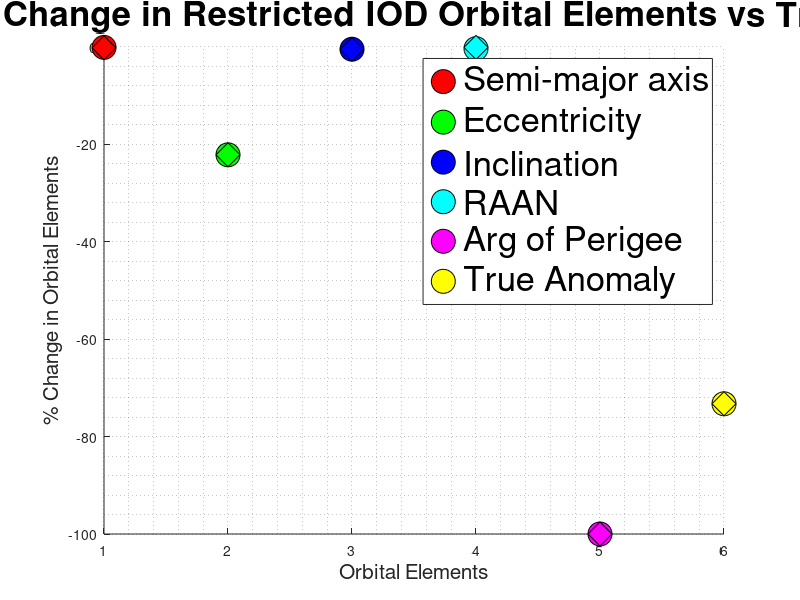

Write the MATLAB code that produced this figure. (Note: this script raises an error after producing the figure.)
close all;clear;clc


load('RIOD_5min.mat');
load('RIOD_15min.mat')
load('Gibbs_5min.mat')
load('Gibbs_15min.mat')

size = 300;


a = figure(1);
hold on
grid minor

% [a,ecc,incl,RAAN,argp,nu]

scatter(1,RIOD_5min(1), size,'r', 'filled', 'MarkerEdgeColor', 'k')
scatter(2,RIOD_5min(2), size,'g', 'filled', 'MarkerEdgeColor', 'k')
scatter(3,RIOD_5min(3), size,'b', 'filled', 'MarkerEdgeColor', 'k')
scatter(4,RIOD_5min(4), size,'c', 'filled', 'MarkerEdgeColor', 'k')
scatter(5,RIOD_5min(5), size,'m', 'filled', 'MarkerEdgeColor', 'k')
scatter(6,RIOD_5min(6), size,'y', 'filled', 'MarkerEdgeColor', 'k')

scatter(1,RIOD_15min(1), size,'r', 'd', 'filled', 'MarkerEdgeColor', 'k')
scatter(2,RIOD_15min(2), size,'g', 'd', 'filled', 'MarkerEdgeColor', 'k')
scatter(3,RIOD_15min(3), size,'b', 'd', 'filled', 'MarkerEdgeColor', 'k')
scatter(4,RIOD_15min(4), size,'c', 'd', 'filled', 'MarkerEdgeColor', 'k')
scatter(5,RIOD_15min(5), size,'m', 'd', 'filled', 'MarkerEdgeColor', 'k')
scatter(6,RIOD_15min(6), size,'y', 'd', 'filled', 'MarkerEdgeColor', 'k')

xlabel('Orbital Elements','FontSize',15)
ylabel('% Change in Orbital Elements','FontSize',15)
title('% Change in Restricted IOD Orbital Elements vs Truth','FontSize',25)
legend('Semi-major axis','Eccentricity','Inclination','RAAN','Arg of Perigee','True Anomaly','FontSize',25)
% axis([0.5 3.5 -0.2 0.6])

a.Position = [100 100 1000 1000];

b = figure(2);
hold on
grid minor
scatter(1,Gibbs_5min(1), size,'r', 'filled', 'MarkerEdgeColor', 'k')
scatter(2,Gibbs_5min(2), size,'g', 'filled', 'MarkerEdgeColor', 'k')
scatter(3,Gibbs_5min(3), size,'b', 'filled', 'MarkerEdgeColor', 'k')
scatter(4,Gibbs_5min(4), size,'c', 'filled', 'MarkerEdgeColor', 'k')
scatter(5,Gibbs_5min(5), size,'m', 'filled', 'MarkerEdgeColor', 'k')
scatter(6,Gibbs_5min(6), size,'y', 'filled', 'MarkerEdgeColor', 'k')

scatter(1,Gibbs_15min(1), size,'r', 'd', 'filled', 'MarkerEdgeColor', 'k')
scatter(2,Gibbs_15min(2), size,'g', 'd', 'filled', 'MarkerEdgeColor', 'k')
scatter(3,Gibbs_15min(3), size,'b', 'd', 'filled', 'MarkerEdgeColor', 'k')
scatter(4,Gibbs_15min(4), size,'c', 'd', 'filled', 'MarkerEdgeColor', 'k')
scatter(5,Gibbs_15min(5), size,'m', 'd', 'filled', 'MarkerEdgeColor', 'k')
scatter(6,Gibbs_15min(6), size,'y', 'd', 'filled', 'MarkerEdgeColor', 'k')

xlabel('Orbital Elements','FontSize',15)
ylabel('% Change in Orbital Elements','FontSize',15)
title('% Change in Restricted Gibbs Orbital Elements vs Truth','FontSize',25)
legend('Semi-major axis','Eccentricity','Inclination','RAAN','Arg of Perigee','True Anomaly','FontSize',25)

b.Position = [100 100 1000 1000];
